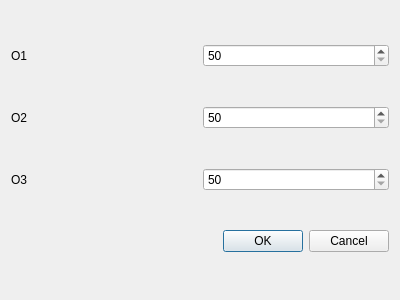
<?xml version="1.0" encoding="UTF-8"?>
<ui version="4.0">
 <class>DialogAnneal</class>
 <widget class="QDialog" name="DialogAnneal">
  <property name="geometry">
   <rect>
    <x>0</x>
    <y>0</y>
    <width>400</width>
    <height>300</height>
   </rect>
  </property>
  <property name="windowTitle">
   <string>Dialog</string>
  </property>
  <layout class="QVBoxLayout" name="verticalLayout">
   <item>
    <layout class="QHBoxLayout" name="horizontalLayout">
     <item>
      <widget class="QLabel" name="label">
       <property name="text">
        <string>O1</string>
       </property>
      </widget>
     </item>
     <item>
      <widget class="QSpinBox" name="spinBoxO1">
       <property name="minimum">
        <number>50</number>
       </property>
       <property name="maximum">
        <number>199</number>
       </property>
      </widget>
     </item>
    </layout>
   </item>
   <item>
    <layout class="QHBoxLayout" name="horizontalLayout_2">
     <item>
      <widget class="QLabel" name="label_2">
       <property name="text">
        <string>O2</string>
       </property>
      </widget>
     </item>
     <item>
      <widget class="QSpinBox" name="spinBoxO2">
       <property name="minimum">
        <number>50</number>
       </property>
       <property name="maximum">
        <number>199</number>
       </property>
      </widget>
     </item>
    </layout>
   </item>
   <item>
    <layout class="QHBoxLayout" name="horizontalLayout_3">
     <item>
      <widget class="QLabel" name="label_3">
       <property name="text">
        <string>O3</string>
       </property>
      </widget>
     </item>
     <item>
      <widget class="QSpinBox" name="spinBoxO3">
       <property name="minimum">
        <number>50</number>
       </property>
       <property name="maximum">
        <number>199</number>
       </property>
      </widget>
     </item>
    </layout>
   </item>
   <item>
    <widget class="QDialogButtonBox" name="buttonBox">
     <property name="orientation">
      <enum>Qt::Horizontal</enum>
     </property>
     <property name="standardButtons">
      <set>QDialogButtonBox::Cancel|QDialogButtonBox::Ok</set>
     </property>
    </widget>
   </item>
  </layout>
 </widget>
 <resources/>
 <connections>
  <connection>
   <sender>buttonBox</sender>
   <signal>accepted()</signal>
   <receiver>DialogAnneal</receiver>
   <slot>accept()</slot>
   <hints>
    <hint type="sourcelabel">
     <x>248</x>
     <y>254</y>
    </hint>
    <hint type="destinationlabel">
     <x>157</x>
     <y>274</y>
    </hint>
   </hints>
  </connection>
  <connection>
   <sender>buttonBox</sender>
   <signal>rejected()</signal>
   <receiver>DialogAnneal</receiver>
   <slot>reject()</slot>
   <hints>
    <hint type="sourcelabel">
     <x>316</x>
     <y>260</y>
    </hint>
    <hint type="destinationlabel">
     <x>286</x>
     <y>274</y>
    </hint>
   </hints>
  </connection>
 </connections>
</ui>
